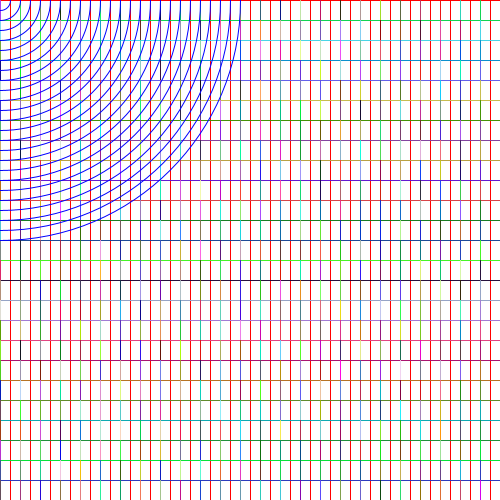
Frame 1 (no input)
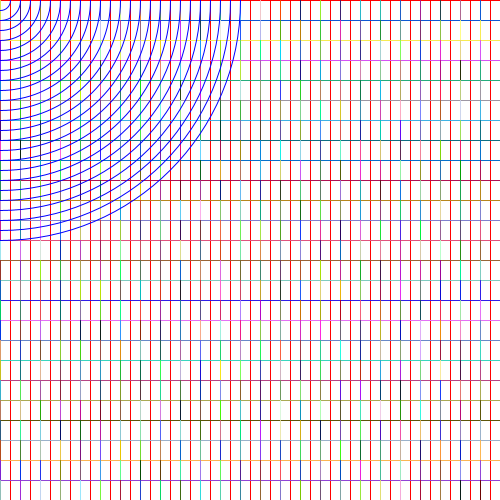
Frame 60 (the mouse pressed at the canvas centre just before this capture)
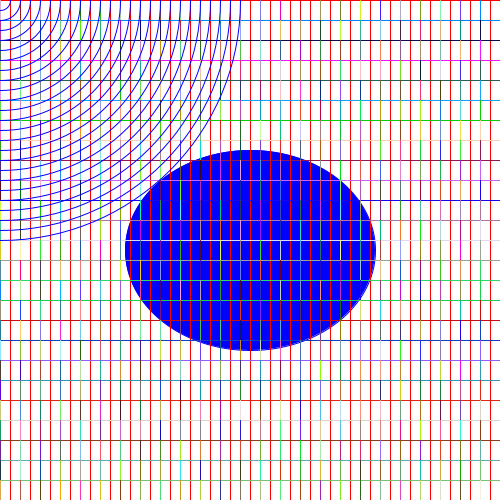
Frame 120 (the mouse held since frame 60 and released just before this capture)

The Processing sketch that drew these frames (run headless with seeded random() and noise(); from frame 60 on, the mouse is pressed at the canvas centre):

// Processing sketch: processing_128091
// ── processing_128091.pde

String myname = "Devon";
color red = color(255, 0, 0);
float mynumber = 0;
boolean shouldBeRed = false;

void setup()
{
  size(500, 500);
  
  // Set frameRate to 30 times a second
  frameRate(30);
}

void draw()
{
  // set background white
  background(255);
  
  //println("x: " + mouseX + " y: " + mouseY);
  //println(myname);
  
  // example of functions returning
  float result = addFiveMultPI(2);
  mynumber = addFiveMultPI(mynumber);
  //println(mynumber);
  
  // if the mouse position is less than 1/3 of screen make circle red,
  // less than 2/3 make circle blue
  // else black
  if (mouseX <= (width/3))
  {
    // example of storing true false value in a boolean variable
    shouldBeRed = true;
  }
  else if (mouseX <= (width/3) * 2)
  {
    fill(0,0,255);
    shouldBeRed = false;
  }
  else
  {
    fill(0);
    shouldBeRed = false;
  }
  
  // check our stored boolean variable to change the fill now
  if (shouldBeRed == true)
  {
    fill(red);
  }
  
  // draw the circle using whatever fill color was set
  ellipse(width/2, height/2, mouseX, 200);
  
  // draw a red line down the screen in the y every 10 pixels over in the x
  stroke(red);     
  int xoffset = 0;
  while (xoffset < width)
  {
    //xoffset = xoffset + 10;
    xoffset += 10;
    line(xoffset, 0, xoffset, height);
  }
  
  // draw a red line across the screen in the x every 20 pixels down in the y
  for (int yoffset = 0; yoffset < height; yoffset += 20)
  {    
    line(0, yoffset, width, yoffset);
    
    // draw a random colored line down 20 pixels from yoffset every 20 pixels over in the x
    for (int xoffset2 = 0; xoffset2 < width; xoffset2 += 20)
    {
      stroke(random(255), random(255), random(255));
      line(xoffset2, yoffset, xoffset2, yoffset+20);
    }
  }

  // draw concentric circles with increasing diameter by 20 in the corner
  for (int diameter = 0; diameter < width; diameter += 20)
  {
    stroke(0,0,255);
    noFill();
    ellipse(0,0,diameter,diameter);
  }
}

// function we defined
float addFiveMultPI(float x)
{
  return (x + 5) * 3.14;
}
